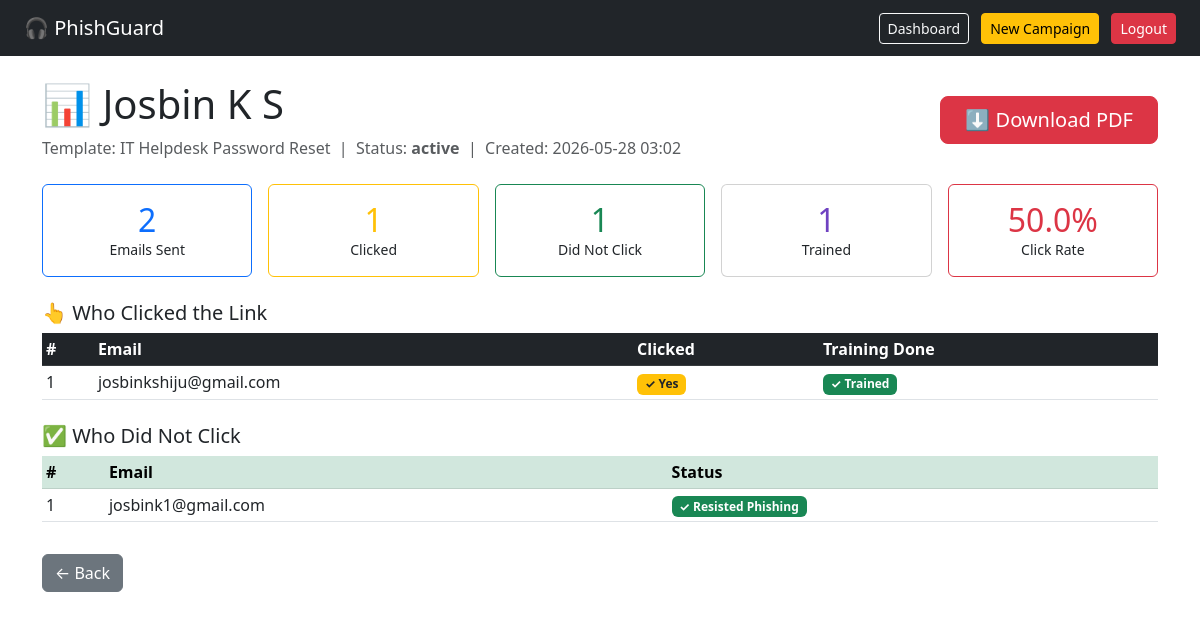
The app's page /campaigns/2/report (signed in) with its own data.
### app/models.py (models this page shows)
class Campaign(db.Model):
    __tablename__ = 'campaigns'
    id            = db.Column(db.Integer, primary_key=True)
    name          = db.Column(db.String(150), nullable=False)
    template_id   = db.Column(db.Integer, db.ForeignKey('templates.id'))
    created_by    = db.Column(db.Integer, db.ForeignKey('admin_users.id'))
    status        = db.Column(db.String(20), default='active')
    created_at    = db.Column(db.DateTime, default=datetime.utcnow)
    targets       = db.relationship('Target', backref='campaign', lazy=True, cascade='all, delete')
    creator       = db.relationship('AdminUser', backref='campaigns')

class PhishTemplate(db.Model):
    __tablename__ = 'templates'
    id            = db.Column(db.Integer, primary_key=True)
    name          = db.Column(db.String(100), nullable=False)
    slug          = db.Column(db.String(50), unique=True, nullable=False)
    difficulty    = db.Column(db.String(20), default='medium')
    email_subject = db.Column(db.String(200))
    email_body    = db.Column(db.Text)
    created_at    = db.Column(db.DateTime, default=datetime.utcnow)
    campaigns     = db.relationship('Campaign', backref='template', lazy=True)

class Target(db.Model):
    __tablename__ = 'targets'
    id             = db.Column(db.Integer, primary_key=True)
    campaign_id    = db.Column(db.Integer, db.ForeignKey('campaigns.id'))
    email          = db.Column(db.String(200), default='')
    tracking_token = db.Column(db.String(64), unique=True, nullable=False,
                               default=lambda: uuid.uuid4().hex)
    created_at     = db.Column(db.DateTime, default=datetime.utcnow)
    events         = db.relationship('Event', backref='target', lazy=True, cascade='all, delete')

### app/reports/routes.py (the view)
@reports_bp.route('/campaigns/<int:id>/report')
@login_required
def view_report(id):
    campaign   = Campaign.query.get_or_404(id)
    summary    = get_target_summary(campaign)
    sent_c     = sum(1 for r in summary if r['email_sent'])
    clicked_c  = sum(1 for r in summary if r['clicked'])
    trained_c  = sum(1 for r in summary if r['trained'])
    safe_c     = sum(1 for r in summary if not r['clicked'] and r['email_sent'])
    click_rate = round((clicked_c / sent_c * 100), 1) if sent_c > 0 else 0
    return render_template('reports/report.html',
                           campaign=campaign, summary=summary,
                           sent_c=sent_c, clicked_c=clicked_c,
                           trained_c=trained_c, safe_c=safe_c,
                           click_rate=click_rate)

### app/models.py (called while the page is built)
@login_manager.user_loader
def load_user(user_id):
    return AdminUser.query.get(int(user_id))

### app/reports/routes.py (called while the page is built)
def get_target_summary(campaign):
    summary = []
    for target in campaign.targets:
        if target.email == 'test@simulation.local':
            continue
        events      = [e.event_type for e in target.events]
        clicked     = 'link_clicked' in events
        submitted   = 'credentials_submitted' in events
        trained     = 'training_shown' in events
        email_sent  = 'email_sent' in events
        summary.append({
            'email'     : target.email,
            'email_sent': email_sent,
            'clicked'   : clicked,
            'submitted' : submitted,
            'trained'   : trained,
        })
    return summary

### app/templates/reports/report.html
{% extends 'base.html' %}
{% block content %}
<div class="d-flex justify-content-between align-items-center mb-4">
  <div>
    <h1>📊 {{ campaign.name }}</h1>
    <p class="text-muted mb-0">
      Template: {{ campaign.template.name }} &nbsp;|&nbsp;
      Status: <strong>{{ campaign.status }}</strong> &nbsp;|&nbsp;
      Created: {{ campaign.created_at.strftime('%Y-%m-%d %H:%M') }}
    </p>
  </div>
  <a href="/campaigns/{{ campaign.id }}/report/download"
     class="btn btn-danger btn-lg px-4">⬇ Download PDF</a>
</div>
<div class="row mb-4 g-3">
  <div class="col"><div class="card text-center border-primary p-3">
    <h2 class="text-primary mb-0">{{ sent_c }}</h2><small>Emails Sent</small></div></div>
  <div class="col"><div class="card text-center border-warning p-3">
    <h2 class="text-warning mb-0">{{ clicked_c }}</h2><small>Clicked</small></div></div>
  <div class="col"><div class="card text-center border-success p-3">
    <h2 class="text-success mb-0">{{ safe_c }}</h2><small>Did Not Click</small></div></div>
  <div class="col"><div class="card text-center border-purple p-3">
    <h2 class="mb-0" style="color:#6f42c1">{{ trained_c }}</h2><small>Trained</small></div></div>
  <div class="col"><div class="card text-center border-danger p-3">
    <h2 class="text-danger mb-0">{{ click_rate }}%</h2><small>Click Rate</small></div></div>
</div>
<h5 class="mt-4">👆 Who Clicked the Link</h5>
<table class="table table-hover table-sm">
  <thead class="table-dark">
    <tr><th>#</th><th>Email</th><th>Clicked</th><th>Training Done</th></tr>
  </thead>
  <tbody>
  {% for r in summary if r.clicked %}
    <tr>
      <td>{{ loop.index }}</td>
      <td>{{ r.email }}</td>
      <td><span class="badge bg-warning text-dark">✓ Yes</span></td>
      <td>
        {% if r.trained %}
          <span class="badge bg-success">✓ Trained</span>
        {% else %}
          <span class="badge bg-danger">✗ Not Yet</span>
        {% endif %}
      </td>
    </tr>
  {% else %}
    <tr><td colspan="4" class="text-success text-center">
      No one clicked the link — excellent!
    </td></tr>
  {% endfor %}
  </tbody>
</table>
<h5 class="mt-4">✅ Who Did Not Click</h5>
<table class="table table-hover table-sm">
  <thead class="table-success">
    <tr><th>#</th><th>Email</th><th>Status</th></tr>
  </thead>
  <tbody>
  {% for r in summary if not r.clicked and r.email_sent %}
    <tr>
      <td>{{ loop.index }}</td>
      <td>{{ r.email }}</td>
      <td><span class="badge bg-success">✓ Resisted Phishing</span></td>
    </tr>
  {% else %}
    <tr><td colspan="3" class="text-center text-muted">—</td></tr>
  {% endfor %}
  </tbody>
</table>
<a href="/campaigns/{{ campaign.id }}" class="btn btn-secondary mt-3">← Back</a>
{% endblock %}

### records on screen
Campaign: name "Josbin K S", status "active", created_at "2026-05-28 03:02"
PhishTemplate: template.name "IT Helpdesk Password Reset"
Target: email "josbinkshiju@gmail.com"
Target: email "josbink1@gmail.com"

### other values on screen
{{ sent_c }} "2"
{{ clicked_c }} "1"
{{ safe_c }} "1"
{{ trained_c }} "1"
{{ click_rate }} "50.0"
